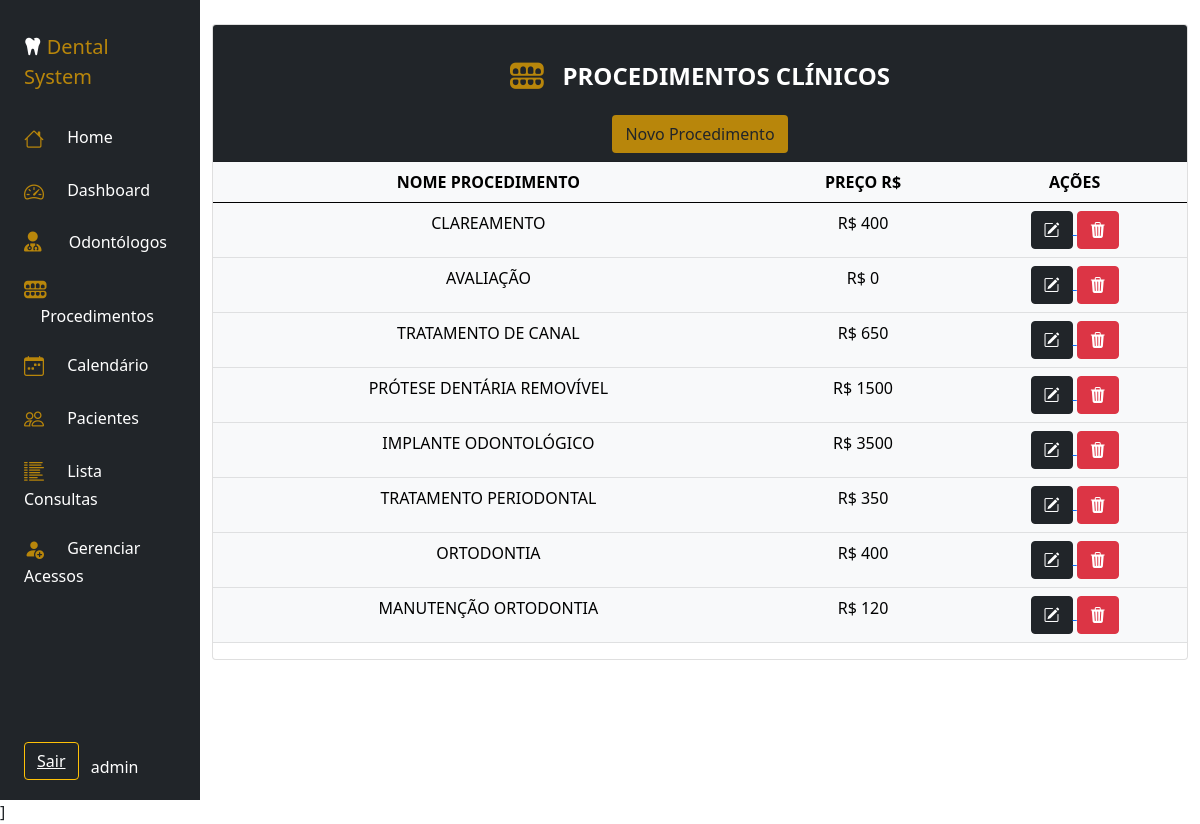
The page /administrador/procedimentos.php (signed in) on the database its author committed.
### tables this page shows
CREATE TABLE `procedimento_clinico` (
  `idprocedimento` int(11) NOT NULL,
  `nome_procedimento` varchar(100) NOT NULL,
  `preco` int(11) NOT NULL
);

### administrador/procedimentos.php (the view, shortened to what this page needs)
<?php
    include('menuadministrador.php')
?>
<!doctype html>
<html lang="pt-br">
<head>
    <link rel="stylesheet" href="https://cdnjs.cloudflare.com/ajax/libs/font-awesome/6.4.2/css/all.min.css">
    <link href="https://cdn.jsdelivr.net/npm/bootstrap@5.0.2/dist/css/bootstrap.min.css" rel="stylesheet"
>
    <link rel="stylesheet" href="https://cdn.jsdelivr.net/npm/bootstrap-icons@1.10.5/font/bootstrap-icons.css">
    <link rel="stylesheet" href="admin.css">
</head>
<body>
    <div class="col d-flex flex-column h-sm-100">
        <main class="row overflow">
            <div class="col pt-4">
                <div class="card  ">
                    <div class="card-header bg-dark  text-center text-white">
                        <h4 class="my-0 fw-normal"><b><br><i class="fa-solid fa-teeth-open fa-lg"
                                style="color:Darkgoldenrod ;"></i>
                            &nbsp;&nbsp;PROCEDIMENTOS CLÍNICOS</b></h4><br />
                        <button type="button" class="btn btn-outline-link" style="background:Darkgoldenrod;"
                            data-bs-toggle="modal" data-bs-target="#exampleModal4">Novo Procedimento</button>
                    </div>
                    <div class="table-responsive">
                        <table class="table table-light text-center">
                            <thead>
                                <tr>
                                    <th scope="col">NOME PROCEDIMENTO</th>
                                    <th scope="col">PREÇO R$</th>
                                    <th scope="col">AÇÕES</th>
                                </tr>
                            </thead>
                            <tbody>
                                <?php
                                    include '../conexao.php';
                                    $pesquisa = mysqli_query($conexao, "SELECT * FROM procedimento_clinico");
                                    $row = mysqli_num_rows($pesquisa);
                                    if ($row > 0) {
                                        while ($registro = $pesquisa->fetch_array()) {
                                        $id = $registro['idprocedimento'];
                                        echo '<tr>';
                                        echo '<td>' . $registro['nome_procedimento'] . '</td>';
                                        echo '<td> R$ ' . $registro['preco'] . '</td>';
                                        echo '<td> <a href="editaprocedimento.php?idprocedimento=' . $id . '" data-bs-toggle="modal" data-id="' . $id . '" data-bs-target="#exampleModal4' . $id . '"> <button type="button" class="btn btn-dark"><i class="bi bi-pencil-square"></i> </button> </a>  <a href="excluir_procedimento.php ?idprocedimento=' . $id . '"> <button type="button" class="btn btn-danger"><i class="bi bi-trash3-fill"></i> </button></td>';
                                        include 'editaprocedimento.php';
                                        }
                                    } else {
                                        echo "Não há Procedimentos  cadastrados !";
                                        echo '</tbody>';
                                        echo '</table>';
                                    }
                                ?>
    ]
</body>
</html>

### administrador/menuadministrador.php (shortened to what this page needs)
<?php
    $nomeDoUsuario = $_SESSION['usuario'];
?>
<!doctype html>
<html lang="pt">
<head>
    <link rel="stylesheet" href="https://cdnjs.cloudflare.com/ajax/libs/font-awesome/6.4.2/css/all.min.css">
    <link href="https://cdn.jsdelivr.net/npm/bootstrap@5.0.2/dist/css/bootstrap.min.css" rel="stylesheet"
>
    <link rel="stylesheet" href="https://cdn.jsdelivr.net/npm/bootstrap-icons@1.10.5/font/bootstrap-icons.css">
    <link rel="stylesheet" type="text/css" href="admin.css" media="screen" />
</head>
<body>
    <div class="container-fluid overflow-hidden">
        <div class="row vh-100 overflow-auto">
            <div class="col-12 col-sm-3 col-xl-2 px-sm-2 px-0  d-flex sticky-top bg-dark fixed-sidebar">
                <div
                    class="d-flex flex-sm-column flex-row flex-grow-1 align-items-center align-items-sm-start px-3 pt-2 text-white">
                    <br>
                    <span class="fs-5"><i class="fa-sharp fa-solid fa-tooth fa-beat" style="color:white"></i> <span
                            class="d-none d-sm-inline  " style="color: Darkgoldenrod;">Dental System</span></span>
                    <br>
                    <ul class="nav nav-pills flex-sm-column flex-row flex-nowrap flex-shrink-1 flex-sm-grow-0 flex-grow-1 mb-sm-auto mb-0 justify-content-center align-items-center align-items-sm-start"
                        id="menu">
                        <li class="nav-item">
                            <a href="homeadministrador.php" class="nav-link px-sm-0 px-2">
                                <i class="fs-5 bi-house" style="color:Darkgoldenrod"></i><span
                                    class="ms-1 d-none d-sm-inline text-white">&nbsp;Home</span>
                            </a>
                        </li>
                        <li>
                            <a href="dashboard.php" class="nav-link px-sm-0 px-2">
                                <i class="fs-5 bi-speedometer2" style="color:Darkgoldenrod"></i><span
                                    class="ms-1 d-none d-sm-inline text-white ">&nbsp;Dashboard</span> </a>
                        </li>
                        <li>
                            <a href="odontologos.php" class="nav-link px-sm-0 px-2">
                                <i class="fa-solid fa-user-doctor" style="color:Darkgoldenrod"></i> <span
                                    class="ms-1 d-none d-sm-inline text-white ">&nbsp;&nbsp;&nbsp;Odontólogos</span></a>
                        </li>
                        <li>
                            <a href="procedimentos.php" class="nav-link px-sm-0 px-2">
                                <i class="fa-solid fa-teeth-open" style="color:Darkgoldenrod"></i> <span
                                    class="ms-1 d-none d-sm-inline text-white ">&nbsp;&nbsp;&nbsp;Procedimentos</span></a>
                        </li>
                        <li>
                            <a href="calendario.php" class="nav-link px-sm-0 px-2">
                                <i class="bi bi-calendar-week" style="color:Darkgoldenrod"></i><span
                                    class="ms-1 d-none d-sm-inline text-white">&nbsp;Calendário </span></a>
                        </li>
                        <li>
                            <a href="lista_pacientes.php" class="nav-link px-sm-0 px-2">
                                <i class="fs-5 bi-people" style="color:Darkgoldenrod"></i><span
                                    class="ms-1 d-none d-sm-inline text-white "> Pacientes</span> </a>
                        </li>
                        <li>
                            <a href="lista_consulta.php" class="nav-link px-sm-0 px-2">
                                <i class="bi bi-list-columns-reverse" style="color:Darkgoldenrod"></i> <span
                                    class="ms-1 d-none d-sm-inline text-white">Lista Consultas</span></a>
                        </li>
                        <li>
                            <a href="usuarios.php" class="nav-link px-sm-0 px-2">
                                <i class="bi bi-person-fill-add" style="color:Darkgoldenrod"></i> <span
                                    class="ms-1 d-none d-sm-inline text-white">Gerenciar Acessos</span></a>
                        </li>
                    </ul>
                    <footer>
                        <div class="d-flex align-items-center">
                            <button class="btn btn-outline-warning" id="sair"><a href="../sair.php"
                                    class="text-white">Sair</a></button>
                            <h6 class="ms-2 text-white nome" style="line-height: 40px;">
                                <span>&nbsp;<?php echo $nomeDoUsuario ?></span>
                            </h6>
                        </div>
                    </footer>
                </div>
            </div>
</body>
</html>

### administrador/editaprocedimento.php (shortened to what this page needs)
<!DOCTYPE html>
<html lang="pt-br">
<head>
    <link href="https://cdn.jsdelivr.net/npm/bootstrap@5.0.2/dist/css/bootstrap.min.css" rel="stylesheet">
</head>
<body>
</body>
</html>

### administrador/admin.css (style rules this page uses)
.nav-link i { padding-right: 15px; font-size: 20px; }
footer #sair::before { background-color: darkgoldenrod; color: black; }

### administrador/menuadministrador.php (style rules this page uses)
.fixed-sidebar { position: fixed; height: 100%; overflow-y: auto; }
@media (min-width:578px) { .h-sm-100 { height: auto; } }
#sair { margin-bottom: 20px; }
#menu li { display: flex; align-items: center; margin-bottom: 7px; }
#menu li i { width: 24px; height: 24px; vertical-align: middle; }

### rows shown on the page
procedimento_clinico: nome_procedimento "CLAREAMENTO", preco "400"
procedimento_clinico: nome_procedimento "AVALIAÇÃO", preco "0"
procedimento_clinico: nome_procedimento "TRATAMENTO DE CANAL", preco "650"
procedimento_clinico: nome_procedimento "PRÓTESE DENTÁRIA REMOVÍVEL", preco "1500"
procedimento_clinico: nome_procedimento "IMPLANTE ODONTOLÓGICO", preco "3500"
procedimento_clinico: nome_procedimento "TRATAMENTO PERIODONTAL", preco "350"
procedimento_clinico: nome_procedimento "ORTODONTIA", preco "400"
procedimento_clinico: nome_procedimento "MANUTENÇÃO ORTODONTIA", preco "120"

### other values the page prints
$nomeDoUsuario "admin"
